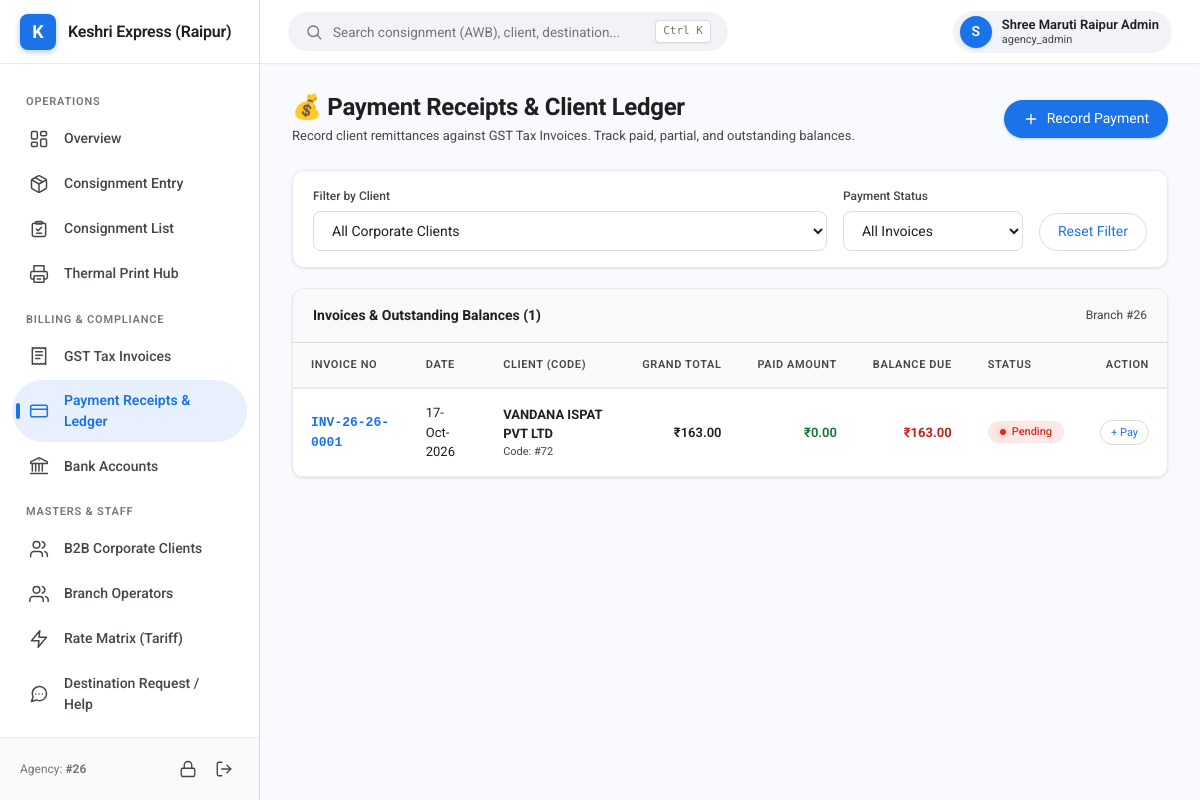
The page /payments (signed in) on the database its author committed.
### tables this page shows
CREATE TABLE tenants (
    id INTEGER PRIMARY KEY AUTOINCREMENT,
    uuid VARCHAR(64) UNIQUE NOT NULL,
    slug VARCHAR(64) UNIQUE NOT NULL,
    agency_code VARCHAR(32) UNIQUE NULL, -- Assigned upon KYC approval
    name VARCHAR(150) NOT NULL,
    trade_name VARCHAR(150),
    contact_person VARCHAR(100) NOT NULL,
    phone VARCHAR(20) NOT NULL,
    email VARCHAR(120) NOT NULL,
    address TEXT,
    city VARCHAR(100),
    state VARCHAR(100),
    pincode VARCHAR(10),
    pan_no VARCHAR(20),
    aadhaar_no VARCHAR(20),
    gstin VARCHAR(20),
    pan_doc_url VARCHAR(255),
    aadhaar_doc_url VARCHAR(255),
    rejection_reason TEXT NULL,
    status VARCHAR(20) DEFAULT 'pending_otp', -- pending_otp, pending_kyc, active, suspended, expired, rejected
    validity_start DATE,
    validity_end DATE,
    logo_url VARCHAR(255),
    brand_color VARCHAR(20) DEFAULT '#1a73e8',
    created_at DATETIME DEFAULT CURRENT_TIMESTAMP
);

CREATE TABLE invoices (
    id INTEGER PRIMARY KEY AUTOINCREMENT,
    tenant_id INTEGER NOT NULL,
    invoice_no VARCHAR(50) UNIQUE NOT NULL,
    invoice_date DATE NOT NULL,
    due_date DATE NOT NULL,
    client_id INTEGER NOT NULL,
    bank_account_id INTEGER NULL,
    period_from DATE NOT NULL,
    period_to DATE NOT NULL,
    consignments_count INTEGER DEFAULT 0,
    subtotal_amount REAL NOT NULL,
    fuel_surcharge_percent REAL DEFAULT 0,
    fuel_surcharge_amount REAL DEFAULT 0,
    docket_charge_amount REAL DEFAULT 0,
    taxable_amount REAL NOT NULL,
    cgst_rate REAL DEFAULT 0,
    cgst_amount REAL DEFAULT 0,
    sgst_rate REAL DEFAULT 0,
    sgst_amount REAL DEFAULT 0,
    igst_rate REAL DEFAULT 0,
    igst_amount REAL DEFAULT 0,
    total_gst_amount REAL DEFAULT 0,
    round_off REAL DEFAULT 0,
    grand_total REAL NOT NULL,
    payment_status VARCHAR(20) DEFAULT 'pending', -- pending, paid, partially_paid, cancelled
    paid_amount REAL DEFAULT 0,
    payment_mode VARCHAR(30) NULL,
    payment_notes TEXT NULL,
    created_by_user_id INTEGER NULL,
    created_at DATETIME DEFAULT CURRENT_TIMESTAMP,
    FOREIGN KEY (tenant_id) REFERENCES tenants(id),
    FOREIGN KEY (client_id) REFERENCES clients(id),
    FOREIGN KEY (bank_account_id) REFERENCES agency_bank_accounts(id)
);

CREATE TABLE clients (
    id INTEGER PRIMARY KEY AUTOINCREMENT,
    tenant_id INTEGER NOT NULL,
    client_code VARCHAR(30) NOT NULL,
    name VARCHAR(150) NOT NULL,
    contact_person VARCHAR(100),
    phone VARCHAR(20),
    email VARCHAR(120),
    address TEXT,
    city VARCHAR(100),
    state VARCHAR(100),
    pincode VARCHAR(10),
    gstin VARCHAR(20),
    pan_no VARCHAR(20),
    status VARCHAR(20) DEFAULT 'active',
    created_at DATETIME DEFAULT CURRENT_TIMESTAMP, billing_address TEXT NULL, fuel_surcharge_percent REAL DEFAULT 10.0, insurance_percent REAL DEFAULT 0.0,
    FOREIGN KEY (tenant_id) REFERENCES tenants(id)
);

### src/Views/payments/index.php (the view, shortened to what the rows shown need)
<?php
$activeNav = 'payments';
?>
<div class="page-header">
    <div>
        <h1 class="page-title">💰 Payment Receipts & Client Ledger</h1>
        <p style="color:var(--text-secondary); font-size:13px; margin-top:4px;">
            Record client remittances against GST Tax Invoices. Track paid, partial, and outstanding balances.
        </p>
    </div>
    <div style="display:flex; gap:10px;">
        <button type="button" class="btn btn-primary" onclick="openPaymentModal()"><?= Icon::svg('plus') ?> Record Payment</button>
    </div>
</div>
<div class="g-card" style="margin-bottom:20px; padding:16px 20px;">
    <form method="GET" action="/payments" style="display:flex; gap:16px; align-items:center; flex-wrap:wrap;">
        <div style="flex:1; min-width:200px;">
            <label class="form-label" style="font-size:12px;">Filter by Client</label>
            <select name="client_id" class="form-control" onchange="this.form.submit()">
                <option value="">All Corporate Clients</option>
            </select>
        </div>
        <div style="width:180px;">
            <label class="form-label" style="font-size:12px;">Payment Status</label>
            <select name="status" class="form-control" onchange="this.form.submit()">
                <option value="all" <?= ($statusFilter === 'all') ? 'selected' : '' ?>>All Invoices</option>
            </select>
        </div>
        <div style="align-self:flex-end;">
            <a href="/payments" class="btn btn-outlined" style="height:38px;">Reset Filter</a>
        </div>
    </form>
</div>
<div class="g-card" style="padding:0; overflow:hidden;">
    <div style="padding:16px 20px; border-bottom:1px solid #dadce0; display:flex; justify-content:space-between; align-items:center; background:#f8f9fa;">
        <div style="font-weight:700; font-size:14px;">
            Invoices & Outstanding Balances (<?= count($invoices) ?>)
        </div>
        <div style="font-size:12px; color:var(--text-secondary);">
            Branch #<?= htmlspecialchars(TenantContext::getTenant()['agency_code'] ?? '26') ?>
        </div>
    </div>
    <div style="overflow-x:auto;">
        <table class="g-table">
            <thead>
                <tr>
                    <th>Invoice No</th>
                    <th>Date</th>
                    <th>Client (Code)</th>
                    <th style="text-align:right;">Grand Total</th>
                    <th style="text-align:right;">Paid Amount</th>
                    <th style="text-align:right;">Balance Due</th>
                    <th>Status</th>
                    <th style="text-align:right;">Action</th>
                </tr>
            </thead>
            <tbody>
                <?php if (empty($invoices)): ?>
                    <tr>
                        <td colspan="8" style="text-align:center; padding:32px; color:var(--text-secondary);">
                            No invoices matching your selection.
                        </td>
                    </tr>
                <?php else: ?>
                    <?php foreach ($invoices as $inv): ?>
                        <tr>
                            <td>
                                <a href="/invoices/<?= $inv['id'] ?>" style="font-weight:700; font-family:monospace; color:#1a73e8; text-decoration:none;">
                                    <?= htmlspecialchars($inv['invoice_no']) ?>
                                </a>
                            </td>
                            <td><?= date('d-M-Y', strtotime($inv['invoice_date'])) ?></td>
                            <td>
                                <div><strong><?= htmlspecialchars($inv['client_name']) ?></strong></div>
                                <div style="font-size:11px; color:var(--text-secondary);">Code: #<?= htmlspecialchars($inv['client_code']) ?></div>
                            </td>
                            <td style="text-align:right; font-weight:600;">
                                ₹<?= number_format($inv['grand_total'], 2) ?>
                            </td>
                            <td style="text-align:right; color:#137333; font-weight:600;">
                                ₹<?= number_format($inv['paid_amount'] ?? 0, 2) ?>
                            </td>
                            <td style="text-align:right; font-weight:700; color:<?= $inv['balance_due'] > 1 ? '#c5221f' : '#137333' ?>;">
                                ₹<?= number_format(max(0, $inv['balance_due']), 2) ?>
                            </td>
                            <td>
                                <?php if ($inv['payment_status'] === 'paid'): ?>
                                    <span class="g-chip chip-success" style="font-size:11px;">Paid</span>
                                <?php elseif ($inv['payment_status'] === 'partially_paid'): ?>
                                    <span class="g-chip chip-info" style="font-size:11px;">Partial</span>
                                <?php else: ?>
                                    <span class="g-chip chip-danger" style="font-size:11px;">Pending</span>
                                <?php endif; ?>
                            </td>
                            <td style="text-align:right;">
                                <?php if ($inv['payment_status'] !== 'paid'): ?>
                                    <button type="button" class="btn btn-outlined" style="padding:4px 10px; font-size:11px;" onclick="openPaymentForInvoice(<?= $inv['id'] ?>, '<?= htmlspecialchars($inv['invoice_no']) ?>', <?= max(0, $inv['balance_due']) ?>, '<?= htmlspecialchars($inv['client_name']) ?>')">
                                        + Pay
                                    </button>
                                <?php else: ?>
                                    <span style="font-size:12px; color:#137333;">✓ Cleared</span>
                                <?php endif; ?>
                            </td>
                        </tr>
                    <?php endforeach; ?>
                <?php endif; ?>
            </tbody>
        </table>
    </div>
</div>
<?php
$content = ob_get_clean();
require ROOT_PATH . '/src/Views/layout.php';
?>

### src/Views/layout.php (shortened to what the rows shown need)
<?php
$isSuperAdmin = TenantContext::isSuperAdmin();
$tenant = TenantContext::getTenant();
$brandName = TenantContext::getTenantName();
$currentUser = Auth::user();
?>
<!DOCTYPE html>
<html lang="en">
<head>
    <link rel="stylesheet" href="/assets/css/google-theme.css">
</head>
<body>
<div class="app-layout">
    <aside class="sidebar">
        <div class="sidebar-header">
            <div class="sidebar-logo-icon">
                <?= strtoupper(substr($brandName, 0, 1)) ?>
            </div>
            <div class="sidebar-title" title="<?= htmlspecialchars($brandName) ?>">
                <?= htmlspecialchars($brandName) ?>
            </div>
        </div>
        <nav class="sidebar-nav">
            <?php if ($isSuperAdmin): ?>
                <div class="nav-section-title">Control Plane</div>
                <a href="/" class="nav-item <?= ($activeNav ?? '') === 'dashboard' ? 'active' : '' ?>">
                    <span class="nav-icon"><?= Icon::svg('dashboard') ?></span> Dashboard
                </a>
                <a href="/admin/agencies" class="nav-item <?= ($activeNav ?? '') === 'agencies' ? 'active' : '' ?>">
                    <span class="nav-icon"><?= Icon::svg('agencies') ?></span> Agency Tenants
                </a>
                <a href="/admin/kyc" class="nav-item <?= ($activeNav ?? '') === 'kyc' ? 'active' : '' ?>">
                    <span class="nav-icon"><?= Icon::svg('kyc') ?></span> KYC Verification
                </a>
                <a href="/admin/destinations" class="nav-item <?= ($activeNav ?? '') === 'destinations' ? 'active' : '' ?>">
                    <span class="nav-icon"><?= Icon::svg('destinations') ?></span> Master Destinations
                </a>
                <a href="/admin/tickets" class="nav-item <?= ($activeNav ?? '') === 'tickets' ? 'active' : '' ?>">
                    <span class="nav-icon"><?= Icon::svg('tickets') ?></span> Support & City Requests
                </a>
                <a href="/admin/invoices" class="nav-item <?= ($activeNav ?? '') === 'invoices' ? 'active' : '' ?>">
                    <span class="nav-icon"><?= Icon::svg('reports') ?></span> Consolidated Reports
                </a>
            <?php else: ?>
                <div class="nav-section-title">Operations</div>
                <a href="/" class="nav-item <?= ($activeNav ?? '') === 'dashboard' ? 'active' : '' ?>">
                    <span class="nav-icon"><?= Icon::svg('dashboard') ?></span> Overview
                </a>
                <a href="/bookings/new" class="nav-item <?= ($activeNav ?? '') === 'book' ? 'active' : '' ?>">
                    <span class="nav-icon"><?= Icon::svg('book') ?></span> Consignment Entry
                </a>
                <a href="/bookings" class="nav-item <?= ($activeNav ?? '') === 'bookings' ? 'active' : '' ?>">
                    <span class="nav-icon"><?= Icon::svg('bookings') ?></span> Consignment List
                </a>
                <a href="/print-labels" class="nav-item <?= ($activeNav ?? '') === 'print' ? 'active' : '' ?>">
                    <span class="nav-icon"><?= Icon::svg('print') ?></span> Thermal Print Hub
                </a>
                <div class="nav-section-title">Billing & Compliance</div>
                <a href="/invoices" class="nav-item <?= ($activeNav ?? '') === 'invoices' ? 'active' : '' ?>">
                    <span class="nav-icon"><?= Icon::svg('invoices') ?></span> GST Tax Invoices
                </a>
                <a href="/payments" class="nav-item <?= ($activeNav ?? '') === 'payments' ? 'active' : '' ?>">
                    <span class="nav-icon"><?= Icon::svg('payments') ?></span> Payment Receipts & Ledger
                </a>
                <a href="/bank-accounts" class="nav-item <?= ($activeNav ?? '') === 'bank' ? 'active' : '' ?>">
                    <span class="nav-icon"><?= Icon::svg('bank') ?></span> Bank Accounts
                </a>
                <div class="nav-section-title">Masters & Staff</div>
                <a href="/clients" class="nav-item <?= ($activeNav ?? '') === 'clients' ? 'active' : '' ?>">
                    <span class="nav-icon"><?= Icon::svg('clients') ?></span> B2B Corporate Clients
                </a>
                <a href="/operators" class="nav-item <?= ($activeNav ?? '') === 'operators' ? 'active' : '' ?>">
                    <span class="nav-icon"><?= Icon::svg('operators') ?></span> Branch Operators
                </a>
                <a href="/tariffs" class="nav-item <?= ($activeNav ?? '') === 'tariffs' ? 'active' : '' ?>">
                    <span class="nav-icon"><?= Icon::svg('tariffs') ?></span> Rate Matrix (Tariff)
                </a>
                <a href="/tickets" class="nav-item <?= ($activeNav ?? '') === 'tickets' ? 'active' : '' ?>">
                    <span class="nav-icon"><?= Icon::svg('tickets') ?></span> Destination Request / Help
                </a>
                <a href="/change-password" class="nav-item <?= ($activeNav ?? '') === 'changepwd' ? 'active' : '' ?>">
                </a>
            <?php endif; ?>
        </nav>
        <div class="sidebar-footer">
            <div style="font-size:12px; color:var(--text-tertiary);">
                <?= $isSuperAdmin ? 'Super Admin Mode' : 'Agency: <strong>#' . htmlspecialchars($tenant['agency_code'] ?? 'N/A') . '</strong>' ?>
            </div>
            <div style="display:flex; align-items:center; gap:6px;">
                <a href="/change-password" title="Change Password" style="color:var(--text-secondary); display:inline-flex; align-items:center; padding:6px; border-radius:6px; transition:var(--transition);"><?= Icon::svg('lock', '', 18) ?></a>
                <a href="/logout" title="Sign out" style="color:var(--text-secondary); display:inline-flex; align-items:center; padding:6px; border-radius:6px; transition:var(--transition);"><?= Icon::svg('logout', '', 18) ?></a>
            </div>
        </div>
    </aside>
    <div class="main-wrapper">
        <header class="topbar">
            <div class="topbar-left">
                <div class="search-box">
                    <span><?= Icon::svg('search', '', 18) ?></span>
                    <input type="text" class="search-input" placeholder="Search consignment (AWB), client, destination...">
                    <span class="search-shortcut">Ctrl K</span>
                </div>
            </div>
            <div class="topbar-actions">
                <div class="user-badge">
                    <div class="user-avatar">
                        <?= strtoupper(substr($currentUser['name'] ?? 'U', 0, 1)) ?>
                    </div>
                    <div style="font-size:13px; line-height:1.2;">
                        <div style="font-weight:600;"><?= htmlspecialchars($currentUser['name'] ?? 'User') ?></div>
                        <div style="font-size:11px; color:var(--text-secondary);"><?= htmlspecialchars($currentUser['role'] ?? 'staff') ?></div>
                    </div>
                </div>
            </div>
        </header>
        <main class="page-container">
            <?= $content ?? '' ?>
        </main>
    </div>
</div>
</body>
</html>

### rows shown on the page
tenants: name "K", name "Keshri Express (Raipur)", agency_code "26"
invoices: invoice_no "INV-26-26-0001", invoice_date "17-Oct-2026", client.name "VANDANA ISPAT PVT LTD", client.client_code "72", grand_total "163.00", paid_amount "0.00", max(0, $inv['balance_due']) "163.00", payment_status "Pending"

### other values the page prints
substr($currentUser['name'] ?? 'U', 0, 1) "S"
$currentUser['name'] "Shree Maruti Raipur Admin"
$currentUser['role'] "agency_admin"
count($invoices) "1"
